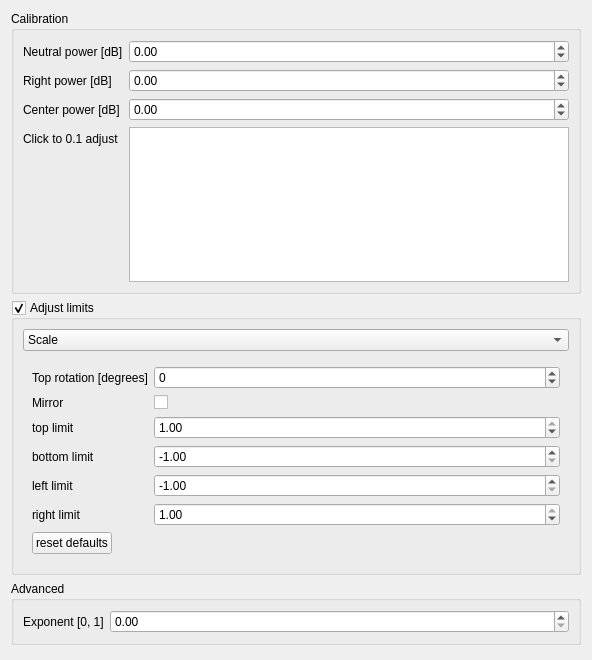
<?xml version="1.0" encoding="UTF-8"?>
<ui version="4.0">
 <class>ThreePhaseSettingsWidget</class>
 <widget class="QWidget" name="ThreePhaseSettingsWidget">
  <property name="geometry">
   <rect>
    <x>0</x>
    <y>0</y>
    <width>592</width>
    <height>660</height>
   </rect>
  </property>
  <property name="windowTitle">
   <string>Form</string>
  </property>
  <layout class="QVBoxLayout" name="verticalLayout">
   <item>
    <widget class="QGroupBox" name="groupBox">
     <property name="title">
      <string>Calibration</string>
     </property>
     <layout class="QFormLayout" name="formLayout">
      <item row="0" column="0">
       <widget class="QLabel" name="label">
        <property name="text">
         <string>Neutral power [dB]</string>
        </property>
       </widget>
      </item>
      <item row="1" column="0">
       <widget class="QLabel" name="label_2">
        <property name="text">
         <string>Right power [dB]</string>
        </property>
       </widget>
      </item>
      <item row="2" column="0">
       <widget class="QLabel" name="label_3">
        <property name="text">
         <string>Center power [dB]</string>
        </property>
       </widget>
      </item>
      <item row="0" column="1">
       <widget class="QDoubleSpinBox" name="neutral">
        <property name="keyboardTracking">
         <bool>false</bool>
        </property>
        <property name="minimum">
         <double>-15.000000000000000</double>
        </property>
        <property name="maximum">
         <double>15.000000000000000</double>
        </property>
        <property name="singleStep">
         <double>0.100000000000000</double>
        </property>
       </widget>
      </item>
      <item row="1" column="1">
       <widget class="QDoubleSpinBox" name="right">
        <property name="keyboardTracking">
         <bool>false</bool>
        </property>
        <property name="minimum">
         <double>-15.000000000000000</double>
        </property>
        <property name="maximum">
         <double>15.000000000000000</double>
        </property>
        <property name="singleStep">
         <double>0.100000000000000</double>
        </property>
       </widget>
      </item>
      <item row="2" column="1">
       <widget class="QDoubleSpinBox" name="center">
        <property name="keyboardTracking">
         <bool>false</bool>
        </property>
        <property name="minimum">
         <double>-15.000000000000000</double>
        </property>
        <property name="maximum">
         <double>15.000000000000000</double>
        </property>
        <property name="singleStep">
         <double>0.100000000000000</double>
        </property>
       </widget>
      </item>
      <item row="3" column="1">
       <widget class="ThreephaseWidgetCalibration" name="phase_widget_calibration"/>
      </item>
      <item row="3" column="0">
       <widget class="QLabel" name="label_10">
        <property name="text">
         <string>Click to 0.1 adjust</string>
        </property>
       </widget>
      </item>
     </layout>
    </widget>
   </item>
   <item>
    <widget class="QGroupBox" name="groupBox_2">
     <property name="title">
      <string>Adjust limits</string>
     </property>
     <property name="checkable">
      <bool>true</bool>
     </property>
     <layout class="QVBoxLayout" name="verticalLayout_2">
      <item>
       <widget class="QComboBox" name="combobox_type">
        <item>
         <property name="text">
          <string>Scale</string>
         </property>
        </item>
        <item>
         <property name="text">
          <string>Map to edge</string>
         </property>
        </item>
       </widget>
      </item>
      <item>
       <widget class="QStackedWidget" name="stackedWidget">
        <property name="currentIndex">
         <number>0</number>
        </property>
        <widget class="QWidget" name="page">
         <layout class="QFormLayout" name="formLayout_4">
          <item row="1" column="0">
           <widget class="QLabel" name="label_4">
            <property name="text">
             <string>Top rotation [degrees]</string>
            </property>
           </widget>
          </item>
          <item row="1" column="1">
           <widget class="QDoubleSpinBox" name="rotation">
            <property name="keyboardTracking">
             <bool>false</bool>
            </property>
            <property name="decimals">
             <number>0</number>
            </property>
            <property name="minimum">
             <double>-360.000000000000000</double>
            </property>
            <property name="maximum">
             <double>360.000000000000000</double>
            </property>
            <property name="singleStep">
             <double>10.000000000000000</double>
            </property>
           </widget>
          </item>
          <item row="2" column="0">
           <widget class="QLabel" name="label_5">
            <property name="text">
             <string>Mirror</string>
            </property>
           </widget>
          </item>
          <item row="2" column="1">
           <widget class="QCheckBox" name="mirror">
            <property name="text">
             <string/>
            </property>
           </widget>
          </item>
          <item row="3" column="0">
           <widget class="QLabel" name="label_6">
            <property name="text">
             <string>top limit</string>
            </property>
           </widget>
          </item>
          <item row="3" column="1">
           <widget class="QDoubleSpinBox" name="limit_top">
            <property name="keyboardTracking">
             <bool>false</bool>
            </property>
            <property name="minimum">
             <double>-1.000000000000000</double>
            </property>
            <property name="maximum">
             <double>1.000000000000000</double>
            </property>
            <property name="singleStep">
             <double>0.100000000000000</double>
            </property>
            <property name="value">
             <double>1.000000000000000</double>
            </property>
           </widget>
          </item>
          <item row="4" column="0">
           <widget class="QLabel" name="label_7">
            <property name="text">
             <string>bottom limit</string>
            </property>
           </widget>
          </item>
          <item row="4" column="1">
           <widget class="QDoubleSpinBox" name="limit_bottom">
            <property name="keyboardTracking">
             <bool>false</bool>
            </property>
            <property name="minimum">
             <double>-1.000000000000000</double>
            </property>
            <property name="maximum">
             <double>1.000000000000000</double>
            </property>
            <property name="singleStep">
             <double>0.100000000000000</double>
            </property>
            <property name="value">
             <double>-1.000000000000000</double>
            </property>
           </widget>
          </item>
          <item row="5" column="0">
           <widget class="QLabel" name="label_8">
            <property name="text">
             <string>left limit</string>
            </property>
           </widget>
          </item>
          <item row="5" column="1">
           <widget class="QDoubleSpinBox" name="limit_left">
            <property name="keyboardTracking">
             <bool>false</bool>
            </property>
            <property name="minimum">
             <double>-1.000000000000000</double>
            </property>
            <property name="maximum">
             <double>1.000000000000000</double>
            </property>
            <property name="singleStep">
             <double>0.100000000000000</double>
            </property>
            <property name="value">
             <double>-1.000000000000000</double>
            </property>
           </widget>
          </item>
          <item row="6" column="0">
           <widget class="QLabel" name="label_9">
            <property name="text">
             <string>right limit</string>
            </property>
           </widget>
          </item>
          <item row="6" column="1">
           <widget class="QDoubleSpinBox" name="limit_right">
            <property name="keyboardTracking">
             <bool>false</bool>
            </property>
            <property name="minimum">
             <double>-1.000000000000000</double>
            </property>
            <property name="maximum">
             <double>1.000000000000000</double>
            </property>
            <property name="singleStep">
             <double>0.100000000000000</double>
            </property>
            <property name="value">
             <double>1.000000000000000</double>
            </property>
           </widget>
          </item>
          <item row="7" column="0">
           <widget class="QPushButton" name="reset_defaults_button">
            <property name="text">
             <string>reset defaults</string>
            </property>
           </widget>
          </item>
         </layout>
        </widget>
        <widget class="QWidget" name="page_2">
         <layout class="QFormLayout" name="formLayout_2">
          <item row="0" column="0">
           <widget class="QLabel" name="label_12">
            <property name="text">
             <string>Arc start [deg]</string>
            </property>
           </widget>
          </item>
          <item row="0" column="1">
           <widget class="QDoubleSpinBox" name="mapToEdge_start">
            <property name="keyboardTracking">
             <bool>false</bool>
            </property>
            <property name="minimum">
             <double>-360.000000000000000</double>
            </property>
            <property name="maximum">
             <double>360.000000000000000</double>
            </property>
            <property name="singleStep">
             <double>10.000000000000000</double>
            </property>
           </widget>
          </item>
          <item row="1" column="0">
           <widget class="QLabel" name="label_13">
            <property name="text">
             <string>Arc length [deg]</string>
            </property>
           </widget>
          </item>
          <item row="1" column="1">
           <widget class="QDoubleSpinBox" name="mapToEdge_length">
            <property name="keyboardTracking">
             <bool>false</bool>
            </property>
            <property name="maximum">
             <double>360.000000000000000</double>
            </property>
            <property name="singleStep">
             <double>10.000000000000000</double>
            </property>
           </widget>
          </item>
          <item row="2" column="0">
           <widget class="QLabel" name="label_14">
            <property name="text">
             <string>invert top/bottom</string>
            </property>
           </widget>
          </item>
          <item row="2" column="1">
           <widget class="QCheckBox" name="mapToEdge_invert">
            <property name="text">
             <string/>
            </property>
           </widget>
          </item>
         </layout>
        </widget>
       </widget>
      </item>
     </layout>
    </widget>
   </item>
   <item>
    <widget class="QGroupBox" name="groupBox_3">
     <property name="title">
      <string>Advanced</string>
     </property>
     <layout class="QFormLayout" name="formLayout_3">
      <item row="0" column="0">
       <widget class="QLabel" name="label_11">
        <property name="text">
         <string>Exponent [0, 1]</string>
        </property>
       </widget>
      </item>
      <item row="0" column="1">
       <widget class="QDoubleSpinBox" name="exponent">
        <property name="keyboardTracking">
         <bool>false</bool>
        </property>
        <property name="maximum">
         <double>1.000000000000000</double>
        </property>
        <property name="singleStep">
         <double>0.100000000000000</double>
        </property>
       </widget>
      </item>
     </layout>
    </widget>
   </item>
   <item>
    <spacer name="verticalSpacer">
     <property name="orientation">
      <enum>Qt::Orientation::Vertical</enum>
     </property>
     <property name="sizeHint" stdset="0">
      <size>
       <width>20</width>
       <height>40</height>
      </size>
     </property>
    </spacer>
   </item>
  </layout>
 </widget>
 <customwidgets>
  <customwidget>
   <class>ThreephaseWidgetCalibration</class>
   <extends>QGraphicsView</extends>
   <header>qt_ui/widgets/threephase_widget.h</header>
  </customwidget>
 </customwidgets>
 <resources/>
 <connections/>
</ui>
